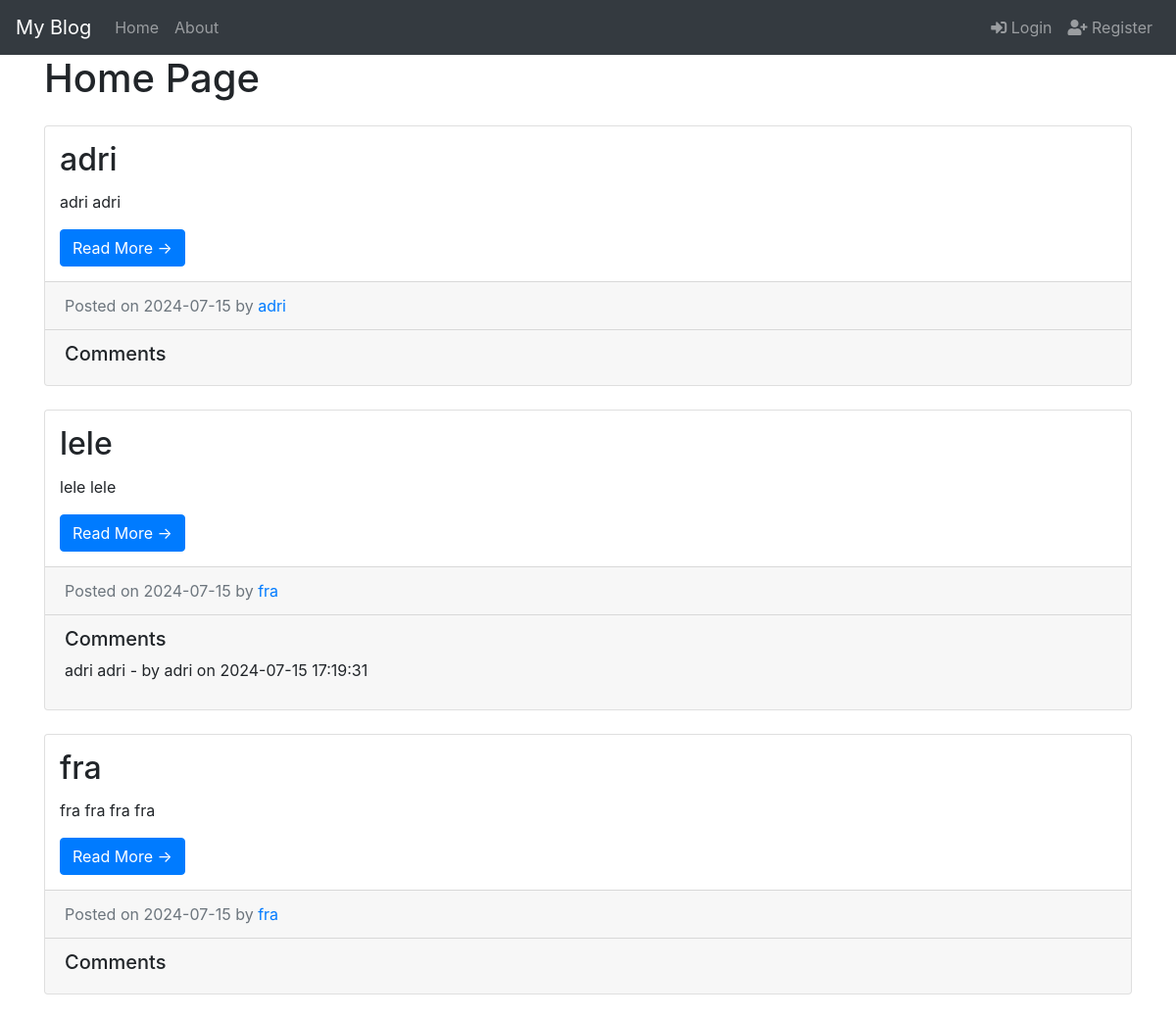
Page /home on the earlier database version.
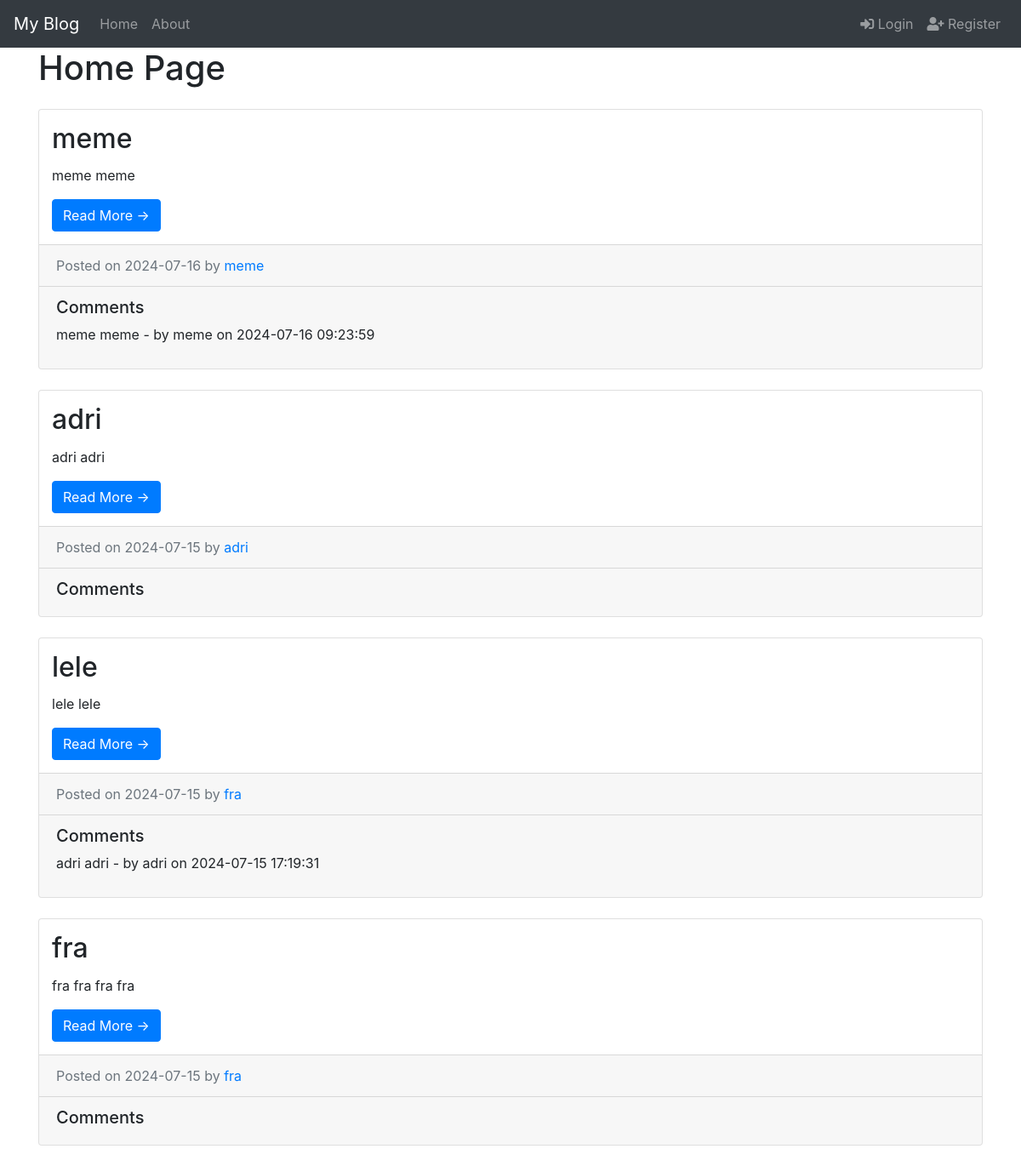
Same page on the later database version.
### app/models.py (models this page shows, shortened)
class Post(db.Model):
    id = db.Column(db.Integer, primary_key=True)
    title = db.Column(db.String(100), nullable=False)
    date_posted = db.Column(db.DateTime, nullable=False, default=datetime.utcnow)
    content = db.Column(db.Text, nullable=False)
    user_id = db.Column(db.Integer, db.ForeignKey('user.id'), nullable=False)
    comments = db.relationship('Comment', backref='post', lazy=True)

class User(db.Model, UserMixin):
    id = db.Column(db.Integer, primary_key=True)
    username = db.Column(db.String(20), unique=True, nullable=False)
    email = db.Column(db.String(120), unique=True, nullable=False)
    image_file = db.Column(db.String(20), nullable=False, default='default.jpg')
    password_hash = db.Column(db.String(60), nullable=False)
    posts = db.relationship('Post', backref='author', lazy=True)
    comments = db.relationship('Comment', backref='author', lazy=True)  # Aggiungi questa relazione

class Comment(db.Model):
    id = db.Column(db.Integer, primary_key=True)
    content = db.Column(db.Text, nullable=False)
    date_posted = db.Column(db.DateTime, nullable=False, default=datetime.utcnow)
    user_id = db.Column(db.Integer, db.ForeignKey('user.id'), nullable=False)
    post_id = db.Column(db.Integer, db.ForeignKey('post.id'), nullable=False)

### app/routes/main_routes.py (the view)
@main.route("/")
@main.route("/home")
def home():
    page = request.args.get('page', 1, type=int)
    posts = Post.query.order_by(Post.date_posted.desc()).paginate(page=page, per_page=5)
    return render_template('home.html', posts=posts)

### app/templates/home.html (shortened to what this page needs)
{% extends "base.html" %}
{% block content %}
  <h1>Home Page</h1>
  {% for post in posts.items %}
    <div class="card my-4">
      <div class="card-body">
        <h2 class="card-title">{{ post.title }}</h2>
        <p class="card-text">{{ post.content }}</p>
        <a href="{{ url_for('post.post', post_id=post.id) }}" class="btn btn-primary">Read More &rarr;</a>
      </div>
      <div class="card-footer text-muted">
        Posted on {{ post.date_posted.strftime('%Y-%m-%d') }} by
        <a href="#">{{ post.author.username }}</a>
      </div>
      <div class="card-footer">
        <h5>Comments</h5>
        {% for comment in post.comments[:3] %}
          <p>{{ comment.content }} - by {{ comment.author.username }} on {{ comment.date_posted.strftime('%Y-%m-%d %H:%M:%S') }}</p>
        {% endfor %}
      </div>
    </div>
  {% endfor %}
{% endblock %}

Differences in the rows shown:
added Post: title "meme", content "meme meme", date_posted "2024-07-16", author.username "meme"
added Comment: content "meme meme", author.username "meme", date_posted "2024-07-16 09:23:59"
